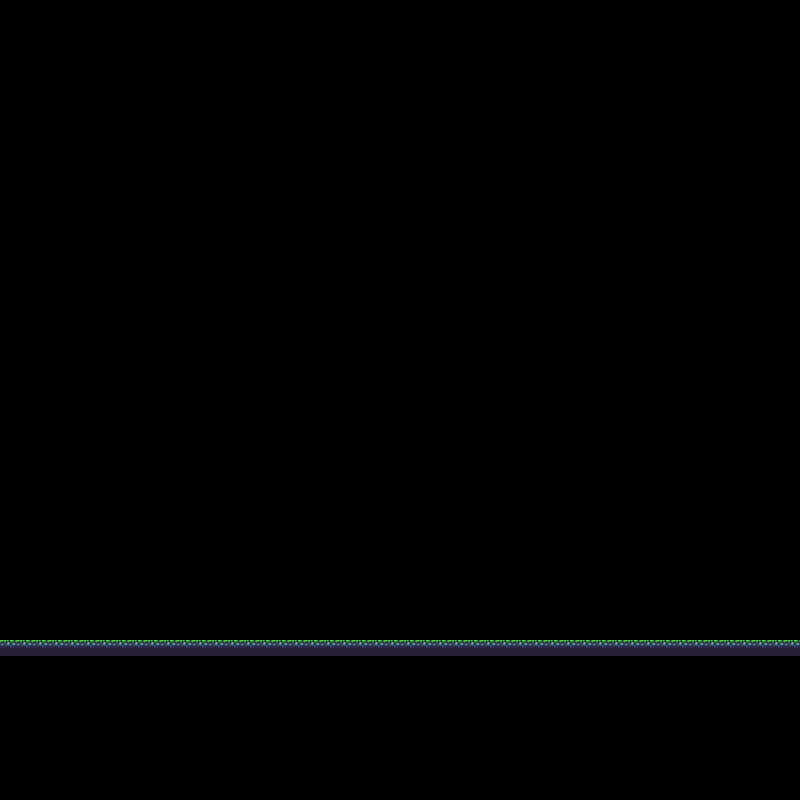

This is a level from a 2D game, rendered from its Tiled map with the project's own tilesets. A one-line summary and the map file follow, with tile-layer data summarised:
An orthogonal 50x50 tile map with 16x16 px tiles, 2 tile layers (Platforms, Coins).

<map version="1.9" tiledversion="1.9.2" orientation="orthogonal" renderorder="right-down" width="50" height="50" tilewidth="16" tileheight="16" infinite="0" nextlayerid="3" nextobjectid="1">
 <tileset firstgid="1" source="sheet.tsx" />
 <layer id="1" name="Platforms" width="50" height="50">
  <data>[2500 cells, 50 non-empty, 1 distinct tile ids]</data>
 </layer>
 <layer id="2" name="Coins" width="50" height="50">
  <data>[2500 cells, 0 non-empty, 0 distinct tile ids]</data>
 </layer>
</map>
